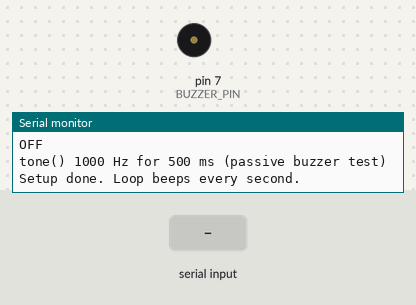
The sketch below on a simulated Arduino Uno, built with avr-gcc and run on an emulated ATmega328P. Parts: buzzer (waves = sounding), the last lines printed to the serial monitor. The test bench sets the inputs (shaded band).

Above: at 4.0 s.
4.1 s: "b" received over Serial
At 4.9 s:
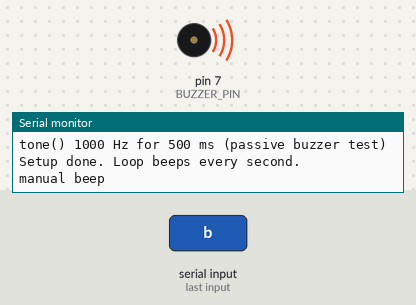
Timing chart, 0 to 7.1 s (numbered marks = the images above; inputs shaded):
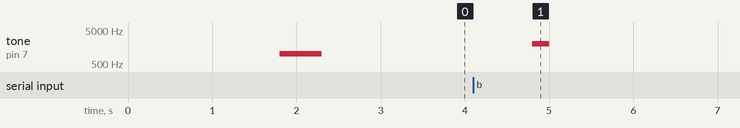

Measured:
- after the input at 4.1 s, tone on pin 7 (BUZZER_PIN): silent → 2000 Hz after 0.70 s, → silent 0.20 s later

The sketch:

01_buzzer.ino
```cpp
// TEST 01: Buzzer
// Wiring: buzzer (+) -> D7, buzzer (-) -> GND
// Beeps 3 times at start, then 1 beep per second. Type 'b' in Serial Monitor for an extra beep.

const int BUZZER_PIN = 7;

void setup() {
  Serial.begin(9600);
  pinMode(BUZZER_PIN, OUTPUT);
  Serial.println("=== Buzzer test (D7) ===");

  // Step 1: plain ON/OFF (works for ACTIVE buzzers)
  for (int i = 1; i <= 3; i++) {
    Serial.print("ON  (digitalWrite HIGH) #"); Serial.println(i);
    digitalWrite(BUZZER_PIN, HIGH);
    delay(300);
    digitalWrite(BUZZER_PIN, LOW);
    Serial.println("OFF");
    delay(300);
  }

  // Step 2: tone() (needed for PASSIVE buzzers)
  Serial.println("tone() 1000 Hz for 500 ms (passive buzzer test)");
  tone(BUZZER_PIN, 1000, 500);
  delay(1000);
  Serial.println("Setup done. Loop beeps every second.");
}

void loop() {
  if (Serial.available() && Serial.read() == 'b') {
    Serial.println("manual beep");
    tone(BUZZER_PIN, 2000, 200);
  }
  digitalWrite(BUZZER_PIN, HIGH);
  delay(100);
  digitalWrite(BUZZER_PIN, LOW);
  delay(900);
}
```
